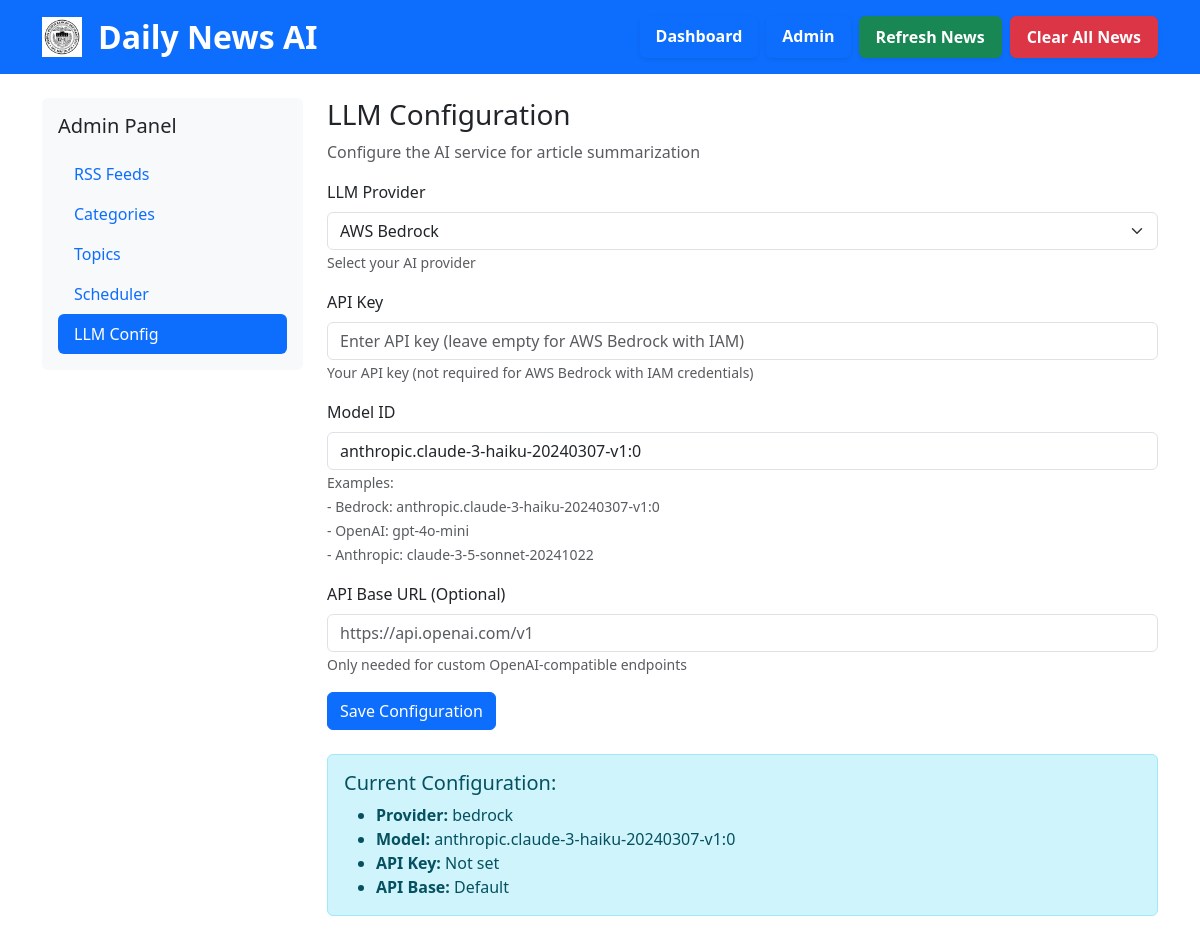
Page /admin/llm on the earlier database version.
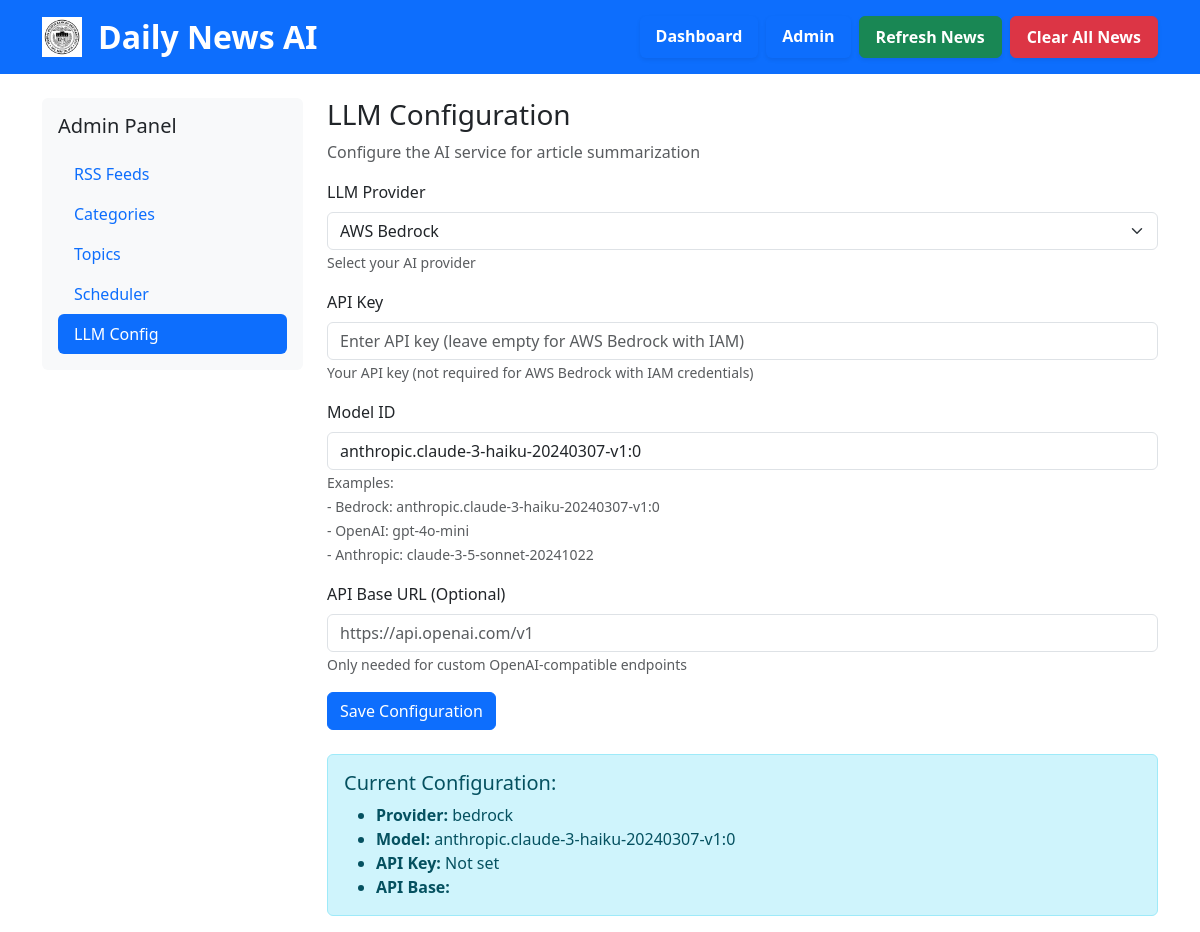
Same page on the later database version.
### database.py (models this page shows)
class Base(DeclarativeBase):
    pass

class SystemConfig(Base):
    __tablename__ = 'system_config'
    key = Column(String(100), primary_key=True)
    value = Column(Text)
    description = Column(Text)

### app.py (the view)
@app.route('/admin/llm')
def admin_llm():
    db = SessionLocal()
    try:
        config_items = db.query(SystemConfig).all()
        config = {item.key: item.value for item in config_items}
        return render_template('admin_llm.html', config=config, active_tab='llm')
    finally:
        db.close()

### templates/admin_llm.html (shortened to what this page needs)
{% extends "admin_base.html" %}
{% block admin_content %}
<h3>LLM Configuration</h3>
<p class="text-muted">Configure the AI service for article summarization</p>
<form method="POST" action="{{ url_for('update_llm_config') }}" class="mb-4">
    <div class="mb-3">
        <label for="llm_provider" class="form-label">LLM Provider</label>
        <select class="form-select" name="llm_provider" id="llm_provider" required>
            <option value="bedrock" {% if config.get('llm_provider')=='bedrock' %}selected{% endif %}>AWS Bedrock
            </option>
        </select>
        <small class="form-text text-muted">Select your AI provider</small>
    </div>
    <div class="mb-3">
        <label for="llm_api_key" class="form-label">API Key</label>
        <input type="password" class="form-control" name="llm_api_key" id="llm_api_key"
            value="{{ config.get('llm_api_key', '') }}"
            placeholder="Enter API key (leave empty for AWS Bedrock with IAM)">
        <small class="form-text text-muted">Your API key (not required for AWS Bedrock with IAM credentials)</small>
    </div>
    <div class="mb-3">
        <label for="llm_model" class="form-label">Model ID</label>
        <input type="text" class="form-control" name="llm_model" id="llm_model"
            value="{{ config.get('llm_model', 'anthropic.claude-3-haiku-20240307-v1:0') }}" required>
        <small class="form-text text-muted">
            Examples:<br>
            - Bedrock: anthropic.claude-3-haiku-20240307-v1:0<br>
            - OpenAI: gpt-4o-mini<br>
            - Anthropic: claude-3-5-sonnet-20241022
        </small>
    </div>
    <div class="mb-3">
        <label for="llm_api_base" class="form-label">API Base URL (Optional)</label>
        <input type="text" class="form-control" name="llm_api_base" id="llm_api_base"
            value="{{ config.get('llm_api_base', '') }}" placeholder="https://api.openai.com/v1">
        <small class="form-text text-muted">Only needed for custom OpenAI-compatible endpoints</small>
    </div>
    <button type="submit" class="btn btn-primary">Save Configuration</button>
</form>
<div class="alert alert-info">
    <h5>Current Configuration:</h5>
    <ul class="mb-0">
        <li><strong>Provider:</strong> {{ config.get('llm_provider', 'bedrock') }}</li>
        <li><strong>Model:</strong> {{ config.get('llm_model', 'anthropic.claude-3-haiku-20240307-v1:0') }}</li>
        <li><strong>API Key:</strong> {{ '***' if config.get('llm_api_key') else 'Not set' }}</li>
        <li><strong>API Base:</strong> {{ config.get('llm_api_base', 'Default') }}</li>
    </ul>
</div>
{% endblock %}

Differences in the rows shown:
added SystemConfig: llm_provider "AWS Bedrock", get "bedrock"
added SystemConfig: llm_model "anthropic.claude-3-haiku-20240307-v1:0", get "anthropic.claude-3-haiku-20240307-v1:0"
Other differences:
form field llm_provider: "AWS Bedrock" → (not shown)
form field llm_model: "anthropic.claude-3-haiku-20240307-v1:0" → (not shown)
{{ config.get('llm_provider', 'bedrock') }}: "bedrock" → (not shown)
{{ config.get('llm_model', 'anthropic.claude-3-haiku-20240307-v1:0') }}: "anthropic.claude-3-haiku-20240307-v1:0" → (not shown)
{{ config.get('llm_api_base', 'Default') }}: "Default" → (not shown)
